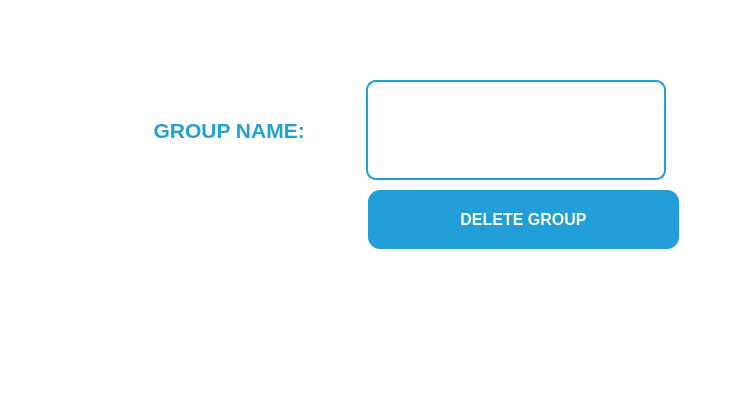
<?xml version="1.0" encoding="UTF-8"?>
<ui version="4.0">
 <class>MainWindow</class>
 <widget class="QMainWindow" name="MainWindow">
  <property name="geometry">
   <rect>
    <x>0</x>
    <y>0</y>
    <width>746</width>
    <height>400</height>
   </rect>
  </property>
  <property name="sizePolicy">
   <sizepolicy hsizetype="Fixed" vsizetype="Fixed">
    <horstretch>0</horstretch>
    <verstretch>0</verstretch>
   </sizepolicy>
  </property>
  <property name="minimumSize">
   <size>
    <width>746</width>
    <height>400</height>
   </size>
  </property>
  <property name="maximumSize">
   <size>
    <width>746</width>
    <height>400</height>
   </size>
  </property>
  <property name="windowTitle">
   <string>MainWindow</string>
  </property>
  <property name="windowIcon">
   <iconset>
    <normaloff>../../../../Downloads/telegram.png</normaloff>../../../../Downloads/telegram.png</iconset>
  </property>
  <property name="styleSheet">
   <string notr="true">background-color: rgb(255, 255, 255);</string>
  </property>
  <widget class="QWidget" name="centralwidget">
   <widget class="QWidget" name="formLayoutWidget">
    <property name="geometry">
     <rect>
      <x>90</x>
      <y>80</y>
      <width>591</width>
      <height>231</height>
     </rect>
    </property>
    <layout class="QFormLayout" name="formLayout">
     <property name="leftMargin">
      <number>20</number>
     </property>
     <item row="0" column="0">
      <widget class="QLabel" name="label">
       <property name="sizePolicy">
        <sizepolicy hsizetype="Fixed" vsizetype="Fixed">
         <horstretch>0</horstretch>
         <verstretch>0</verstretch>
        </sizepolicy>
       </property>
       <property name="minimumSize">
        <size>
         <width>250</width>
         <height>100</height>
        </size>
       </property>
       <property name="maximumSize">
        <size>
         <width>200</width>
         <height>100</height>
        </size>
       </property>
       <property name="font">
        <font>
         <pointsize>16</pointsize>
         <weight>75</weight>
         <bold>true</bold>
        </font>
       </property>
       <property name="styleSheet">
        <string notr="true">color: rgb(34, 158, 217);</string>
       </property>
       <property name="text">
        <string>GROUP NAME:  </string>
       </property>
       <property name="alignment">
        <set>Qt::AlignCenter</set>
       </property>
       <property name="margin">
        <number>0</number>
       </property>
      </widget>
     </item>
     <item row="0" column="1">
      <widget class="QLineEdit" name="groupName_lineedit">
       <property name="sizePolicy">
        <sizepolicy hsizetype="Fixed" vsizetype="Fixed">
         <horstretch>0</horstretch>
         <verstretch>0</verstretch>
        </sizepolicy>
       </property>
       <property name="minimumSize">
        <size>
         <width>200</width>
         <height>100</height>
        </size>
       </property>
       <property name="maximumSize">
        <size>
         <width>300</width>
         <height>100</height>
        </size>
       </property>
       <property name="font">
        <font>
         <pointsize>-1</pointsize>
         <weight>75</weight>
         <bold>true</bold>
         <stylestrategy>PreferDefault</stylestrategy>
        </font>
       </property>
       <property name="cursor">
        <cursorShape>IBeamCursor</cursorShape>
       </property>
       <property name="layoutDirection">
        <enum>Qt::RightToLeft</enum>
       </property>
       <property name="styleSheet">
        <string notr="true">
QLineEdit{
border: 2px solid rgb(34, 158, 217);
border-radius: 10px; 
padding: 0 8px; 
selection-background-color: darkgray; 
font-size: 16px;
}

</string>
       </property>
       <property name="text">
        <string/>
       </property>
       <property name="alignment">
        <set>Qt::AlignCenter</set>
       </property>
      </widget>
     </item>
     <item row="1" column="1">
      <widget class="QPushButton" name="deleteGroupButton">
       <property name="maximumSize">
        <size>
         <width>16777215</width>
         <height>300</height>
        </size>
       </property>
       <property name="font">
        <font>
         <pointsize>-1</pointsize>
         <weight>75</weight>
         <bold>true</bold>
         <underline>false</underline>
         <strikeout>false</strikeout>
        </font>
       </property>
       <property name="styleSheet">
        <string notr="true">QPushButton {
  background-color: #229ED9;
  border: none;
  color: white;
  padding: 20px;
  text-align: center;
  text-decoration: none;
  display: inline-block;
  font-size: 16px;
  margin: 4px 2px;
  border-radius: 12px;
}

QPushButton:hover{
 background-color: white;
 color:#229ED9
}
</string>
       </property>
       <property name="text">
        <string>DELETE GROUP</string>
       </property>
      </widget>
     </item>
     <item row="1" column="0">
      <widget class="QLabel" name="bilgi_label">
       <property name="font">
        <font>
         <pointsize>12</pointsize>
         <weight>75</weight>
         <bold>true</bold>
        </font>
       </property>
       <property name="styleSheet">
        <string notr="true">color: rgb(0, 170, 255);</string>
       </property>
       <property name="text">
        <string/>
       </property>
       <property name="alignment">
        <set>Qt::AlignCenter</set>
       </property>
      </widget>
     </item>
    </layout>
   </widget>
  </widget>
  <widget class="QStatusBar" name="statusbar"/>
 </widget>
 <resources/>
 <connections/>
</ui>
